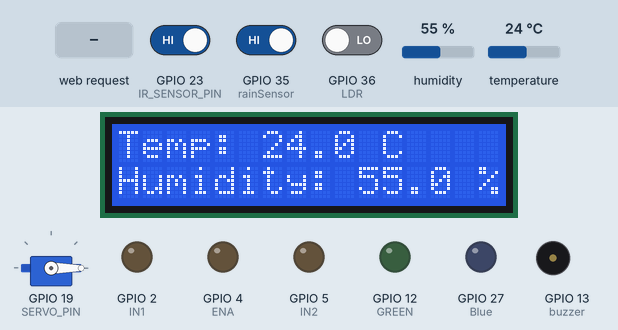
Recording of a sketch running on a simulated ESP32. Shown: servo, 16×2 character LCD, output pins drawn as LEDs (lit = HIGH), buzzer (waves = sounding, pin HIGH). Dashed ring = blinking. The inputs (shaded band) are chosen by the test bench; at power-on: GPIO 36 (LDR) LOW, GPIO 23 (IR_SENSOR_PIN) HIGH, GPIO 35 (rainSensor) HIGH, humidity 55 %, temperature 24 °C. WiFi joins after 1.5 s; servers stay silent unless stated; what the sketch prints to the serial monitor is not drawn.

Above: at 8.3 s.
8.4 s: HTTP request GET /secure=on received
At 8.9 s:
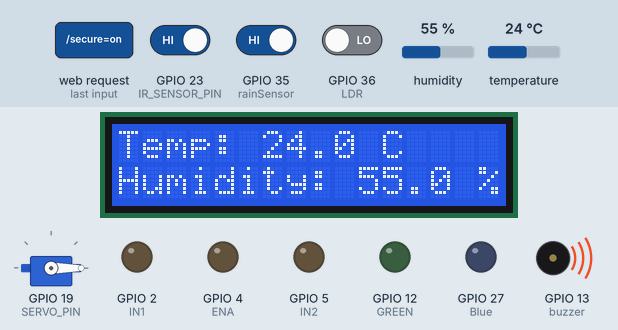
11.9 s: GPIO 36 (LDR) driven HIGH
At 12.2 s:
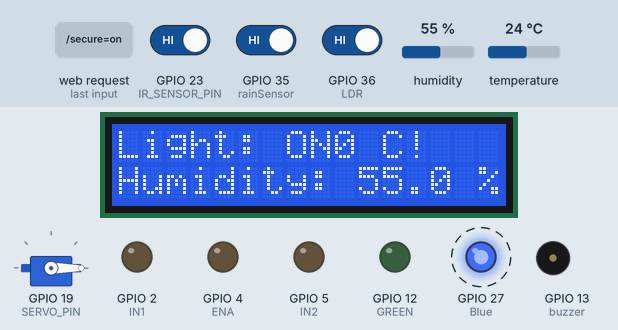
16.5 s: GPIO 23 (IR_SENSOR_PIN) driven LOW
At 18.6 s:
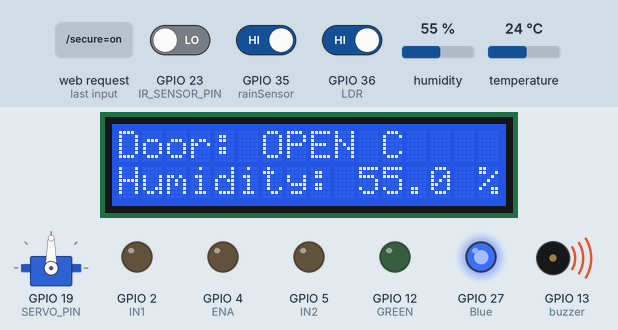
22.4 s: GPIO 35 (rainSensor) driven LOW
At 24.1 s:
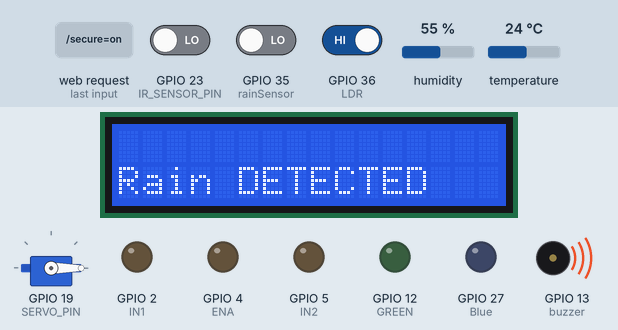
28.3 s: GPIO 36 (LDR) driven LOW
At 30.8 s:
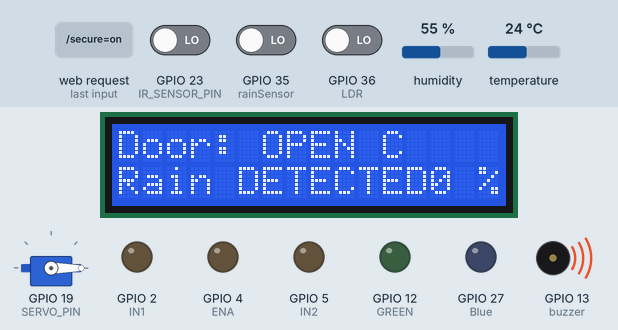
34.2 s: GPIO 23 (IR_SENSOR_PIN) driven HIGH
At 35.4 s:
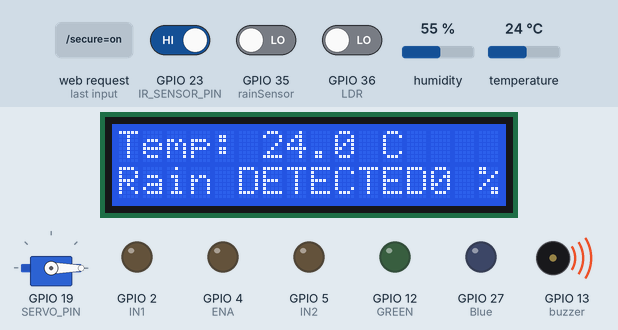
Timing chart, 0 to 86.7 s (numbered marks = the images above; inputs shaded):
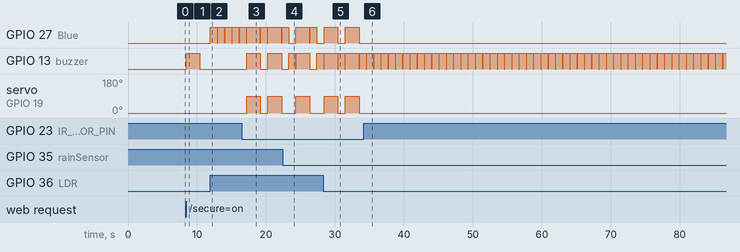

The sketch:

Home_automation_IOT_1.5.ino
```cpp
#include <WiFi.h>
#include <ESP32Servo.h>
#include <LiquidCrystal_PCF8574.h>
#include <Wire.h>
#include <DHT.h>

// WiFi credentials
const char* ssid = "Redmi Note 8 Pro";
const char* password = "pratik123";

// Pin definitions
#define IR_SENSOR_PIN 23
#define SERVO_PIN 19
#define DHTPIN 18
#define DHTTYPE DHT11
#define ENA 4
#define IN1 2
#define IN2 5
#define GREEN 12
#define Blue 27
#define buzzer 13
#define LDR 36
#define rainSensor 35

// Objects
DHT dht(DHTPIN, DHTTYPE);
Servo myServo;
LiquidCrystal_PCF8574 lcd(0x27);
WiFiServer server(80);

// Variables
bool fanState = false, doorState = false, lightState = false, rainDetected = false, fanWebOverride = false;
float temperature = 0.0, humidity = 0.0;
String doorMessage = "", rainMessage = "", lightMessage = "",fanMessage="";

// Timing variables
unsigned long lastIRTime = 0, lastLDRTime = 0, lastRainTime = 0;
const unsigned long debounceDelay = 200;

// Thresholds
const int lightThreshold = HIGH;

void setup() {
  Serial.begin(115200);
  pinMode(GREEN, OUTPUT);
  pinMode(Blue, OUTPUT);
  pinMode(buzzer, OUTPUT);
  pinMode(ENA, OUTPUT);
  pinMode(IN1, OUTPUT);
  pinMode(IN2, OUTPUT);
  pinMode(IR_SENSOR_PIN, INPUT);
  pinMode(LDR, INPUT);
  pinMode(rainSensor, INPUT);
  dht.begin();
  myServo.attach(SERVO_PIN);
  myServo.write(0);

  lcd.begin(16, 2);
  lcd.setBacklight(255);
  lcd.print("Connecting...");

  WiFi.begin(ssid, password);
  while (WiFi.status() != WL_CONNECTED) {
    delay(1000);
    Serial.print(".");
  }
  lcd.clear();
  lcd.print("WiFi Connected");
  lcd.setCursor(0, 1);
  lcd.print(WiFi.localIP());
  Serial.println("\nWiFi Connected");
  Serial.println(WiFi.localIP());
  delay(5000);
  lcd.clear();
  server.begin();
}

void loop() {
  unsigned long currentTime = millis();

  // Parallel handling of sensors and functionality
  handleIRSensor(currentTime);
  handleLDRSensor(currentTime);
  handleRainSensor(currentTime);
  handleFanControl(currentTime);
  updateTemperatureDisplay();

  // Handle web requests
  handleWebRequests();
}

// Handle IR Sensor
void handleIRSensor(unsigned long currentTime) {
  if (digitalRead(IR_SENSOR_PIN) == LOW && currentTime - lastIRTime > debounceDelay) {
    lastIRTime = currentTime;
    doorState = true;
    doorMessage = "Someone is at the door"; // Set message
    myServo.write(90);
    lcd.setCursor(0, 0);
    lcd.print("Door: OPEN");
    digitalWrite(buzzer, HIGH);
    digitalWrite(Blue, HIGH);
    delay(2000);
    myServo.write(0);
    doorState = false;
    digitalWrite(buzzer, LOW);
    digitalWrite(Blue, LOW);

  }
}

// Handle LDR Sensor
void handleLDRSensor(unsigned long currentTime) {
  if (digitalRead(LDR) == HIGH && currentTime - lastLDRTime > debounceDelay) {
    lastLDRTime = currentTime;
    lightState = true;
    lightMessage = "Lights are ON"; // Set message
    lcd.setCursor(0, 0);
    lcd.print("Light: ON");
    digitalWrite(Blue, HIGH);
    delay(1000);
    lcd.clear();
    digitalWrite(Blue, LOW);
    lightState = false;
  }
}

// Handle Rain Sensor
void handleRainSensor(unsigned long currentTime) {
  if (digitalRead(rainSensor) == LOW && currentTime - lastRainTime > debounceDelay) {
    lastRainTime = currentTime;
    rainDetected = true;
    rainMessage = "It's raining"; // Set message
    lcd.setCursor(0, 1);
    lcd.print("Rain DETECTED");
    digitalWrite(buzzer, HIGH);
    delay(1000);
    digitalWrite(buzzer, LOW);
    lcd.clear();
    rainDetected = false;
  }
}

// Handle Fan Control
void handleFanControl(unsigned long currentTime) {
  temperature = dht.readTemperature();
  humidity = dht.readHumidity();
  if (!isnan(temperature) && !isnan(humidity)) {
    if (!fanWebOverride) {
      if (temperature > 29.0 && !fanState) {
        fanState = true;
        fanMessage="Fan is ON";
        digitalWrite(ENA, HIGH);
        digitalWrite(IN1, HIGH);
        digitalWrite(IN2, LOW);
        lcd.setCursor(0, 0);
        lcd.print("Fan: ON ");
        lcd.print(temperature, 1);
      } else if (temperature <= 29.0 && fanState) {
        fanState = false;
        digitalWrite(ENA, LOW);
        lcd.setCursor(0, 0);
        lcd.print("Fan: OFF");
      }
    }
  }
}

// Update Temperature and Humidity Display
void updateTemperatureDisplay() {
  if (!isnan(temperature) && !isnan(humidity)) {
    lcd.setCursor(0, 0);
    lcd.print("Temp: ");
    lcd.print(temperature, 1);
    lcd.print(" C");
    lcd.setCursor(0, 1);
    lcd.print("Humidity: ");
    lcd.print(humidity, 1);
    lcd.print(" %");
  } else {
    lcd.print("Temp: Error");
    lcd.setCursor(0, 1);
    lcd.print("Humidity: Error");
  }
}
String generateStatusHTML() {
  String statusHTML = "<h3>Status Messages</h3>";
  statusHTML += "<p>Door: " + (doorMessage.isEmpty() ? "No Activity" : doorMessage) + "</p>";
  statusHTML += "<p>Rain: " + (rainMessage.isEmpty() ? "No Activity" : rainMessage) + "</p>";
  statusHTML += "<p>Light: " + (lightMessage.isEmpty() ? "No Activity" : lightMessage) + "</p>";
  statusHTML += "<p>Fan: " + (fanMessage.isEmpty() ? "No Activity" :fanMessage ) + "</p>";
  return statusHTML;
}

// Handle Web Requests
void handleWebRequests() {
  WiFiClient client = server.available();
  if (client) {
    String request = client.readStringUntil('\r');
    request.trim();
    Serial.println("Request: " + request);
    client.flush();

    // Handle web actions
    if (request.indexOf("GET /fan=on") >= 0) {
      fanWebOverride = true;
      fanState = true;
      fanMessage = "Fan ON";
      digitalWrite(ENA, HIGH);
      digitalWrite(IN1, HIGH);
      digitalWrite(IN2, LOW);
    } else if (request.indexOf("GET /fan=off") >= 0) {
      fanWebOverride = true;
      fanState = false;
      fanMessage = "Fan OFF";
      digitalWrite(ENA, LOW);
    } else if (request.indexOf("GET /door=open") >= 0) {
      doorState = true;
      doorMessage = "Door Opened!";
      myServo.write(90);
    } else if (request.indexOf("GET /door=close") >= 0) {
      doorState = false;
      doorMessage = "Door Closed!";
      myServo.write(0);
    } else if (request.indexOf("GET /light=on") >= 0) {
      lightState = true;
      lightMessage = "Lights Turned ON!";
      digitalWrite(Blue, HIGH);
    } else if (request.indexOf("GET /light=off") >= 0) {
      lightState = false;
      lightMessage = "Lights Turned OFF!";
      digitalWrite(Blue, LOW);
    } else if (request.indexOf("GET /status") >= 0) {
      String statusHTML = generateStatusHTML();
      client.print("HTTP/1.1 200 OK\r\nContent-Type: text/html\r\n\r\n");
      client.print(statusHTML);
      return;
    }
      if (request.indexOf("GET /secure=on") >= 0) {
      doorState = false;
      doorMessage = "Home Secured!";
      digitalWrite(buzzer, HIGH);
      delay(2000);
      digitalWrite(buzzer, LOW);
      myServo.write(0); // Close door
      lcd.clear();
      lcd.setCursor(0,0);
      lcd.print("Home Secured!");
    }


    String html = generateHTML();
    client.print("HTTP/1.1 200 OK\r\nContent-Type: text/html\r\n\r\n");
    client.print(html);
  }
}


// Generate HTML for Web Interface
String generateHTML() {
  String html = R"rawliteral(
    <!DOCTYPE html>
    <html>
    <head>
      <title>Home Automation</title>
      <style>
        body { font-family: Arial, sans-serif; text-align: center; background: #f3f4f6; color: #333; }
        .card { margin: 20px auto; padding: 20px; width: 300px; border-radius: 8px; background: #fff; box-shadow: 0px 4px 6px rgba(0, 0, 0, 0.1); }
        h1 { color: #0066cc; }
        button { padding: 10px 20px; margin: 10px; background-color: #0066cc; color: white; border: none; border-radius: 5px; }
        button:hover { background-color: #005bb5; }
        .status { margin-top: 20px; padding: 10px; border-radius: 5px; background: #eaf4fc; box-shadow: 0 2px 4px rgba(0, 0, 0, 0.1); }
        .status h3 { color: #0066cc; }
        .status p { margin: 8px 0; font-size: 16px; }
        .status .active { color: green; font-weight: bold; }
        .status .idle { color: gray; }
        .status-icon { margin-right: 5px; }
      </style>
    </head>
    <body>
      <h1>Home Automation</h1>
      <div class="card">
        <h2>Current Temp: )rawliteral" + String(temperature) + R"rawliteral( °C</h2>
        <h3>Humidity: )rawliteral" + String(humidity) + R"rawliteral( %</h3>
        <p>
          <button onclick="sendRequest('fan=on')">Fan ON</button>
          <button onclick="sendRequest('fan=off')">Fan OFF</button>
        </p>
        <p>
          <button onclick="sendRequest('door=open')">Door OPEN</button>
          <button onclick="sendRequest('door=close')">Door CLOSE</button>
        </p>
        <p>
          <button onclick="sendRequest('light=on')">Light ON</button>
          <button onclick="sendRequest('light=off')">Light OFF</button>
        </p>
        <p>
          <button onclick="sendRequest('secure=on')">Secure Home</button>
        </p>
        <div class="status" id="status">
          <h3>Status Messages</h3>
          <p><span class="status-icon">.</span>Door: <span class="idle">No Activity</span></p>
          <p><span class="status-icon">.</span>Rain: <span class="idle">No Activity</span></p>
          <p><span class="status-icon">.</span>Light: <span class="idle">No Activity</span></p>
          <p><span class="status-icon">.</span>Fan: <span class="idle">No Activity</span></p>
        </div>
      </div>
      <script>
        function sendRequest(action) {
          fetch('/' + action).then(() => updateStatus());
        }

        function updateStatus() {
          fetch('/status')
            .then(response => response.text())
            .then(data => {
              document.getElementById('status').innerHTML = data;
              setTimeout(resetMessages, 3000);
            });
        }

        // Auto-update status every second
        setInterval(updateStatus, 3000);
      </script>
    </body>
    </html>
  )rawliteral";
  return html;
}
```

Measured:
- after the input at 8.4 s, GPIO 13 (buzzer): LOW → HIGH at once, → LOW 2.0 s later
- after the input at 11.9 s, GPIO 27 (Blue): alternates HIGH for 1.0 s and LOW for 0.05 s, starting at once; the display: changes at once (image 2)
- after the input at 16.5 s, GPIO 13 (buzzer): alternates HIGH for 2.0 s and LOW for 1.1 s, starting after 0.69 s; servo on GPIO 19 (SERVO_PIN): alternates 90° for 2.0 s and 0° for 1.1 s, starting after 0.69 s; the display: first differs from a run without the input after 0.69 s (image 3)
- after the input at 22.4 s, the display: changes after 0.89 s (image 4)
- after the input at 28.3 s, the display: first differs from a run without the input after 2.2 s (image 5)
- after the input at 34.2 s, GPIO 27 (Blue): stops changing and stays LOW; servo on GPIO 19 (SERVO_PIN): stops changing and stays 0°; the display: first differs from a run without the input after 0.40 s (image 6)
- what the display in image 2 shows lasts 1.1 s, from 11.9 s to 13.0 s
